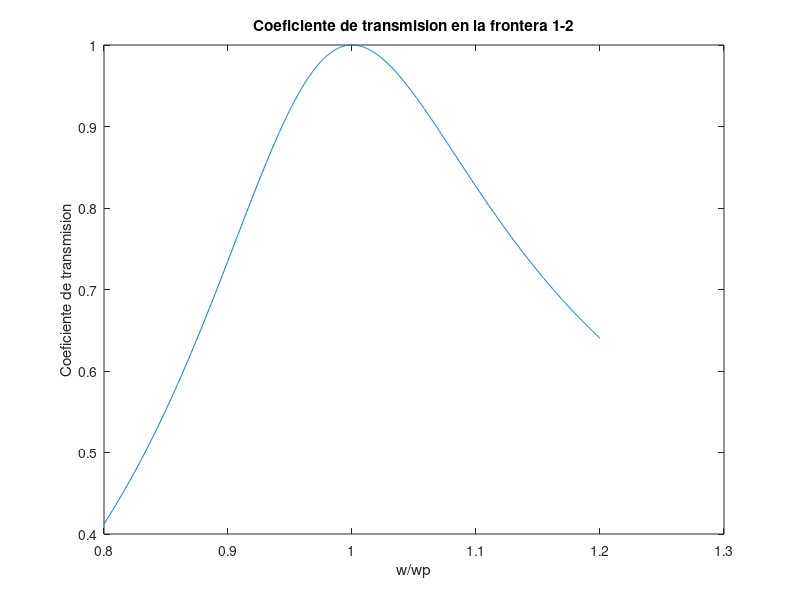
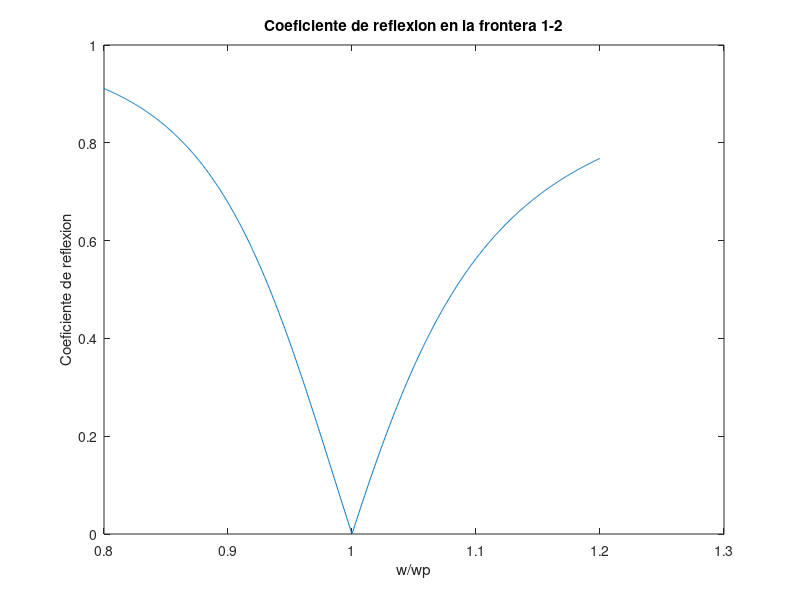

The MATLAB script that drew these images, in order:
clear;close all
%Se define longitud de lado de regi?n 1 (con metamaterial ZIM)
a=4.5e-6;
c=3e8;%Se defien
%De acuerdo al art?culo, se define un valor para la frecuencia de
%resonancia para la permitividad y la permeabilidad del material
wp=2*pi*(c/a);
%Se define el factor de amortiguamiento a partir de la frecuencia de
%resonancia (se elige peque?o de acuerdo al art?culo)
gamma=(1e-25)*wp;
w=linspace(0.8*wp,1.2*wp,1000);%Se define vector de frecuencias
%Se definen el valor de la permitividad relativa en la regi?n con el ZIM
e1=1-(wp^2)./(w.*(w+i*gamma*w))
%Se definen el ?rea y la altura de la regi?n 1, as? como la longitud de
%onda de la luz en tal regi?n, la cual debe ser grande para obtener el
%efecto de superacoplamiento y no sufrir desfase en la transmisi?n
A=a^2;
d=a;
lambda=0.8*a;
%Se define la magnitud del vector de propagaci?n
ko=(2*pi)/(lambda);
%Se definen en base al modelo de Drude y el art?culo, los coeficientes de
%relexi?n y transmisi?n de Fresnel para el caso en la frontera de la regi?n
%1 y el conductor magn?tico perfecto
R=-(i*ko*e1*A)./(2*d+(i*ko*e1*A));
T=1+R;
wnorm=w/wp;%De define un vector de frecuencias normalizado
%Se grafican los coeficientes de fresnel a lo largo de un rango de
%frecuencias normalizada que incluyen la de resonancia
figure (1)
plot(wnorm,abs(T))
title('Coeficiente de transmision en la frontera 1-2')
xlabel('w/wp')
ylabel('Coeficiente de transmision')
figure (2)
plot(wnorm,abs(R))
title('Coeficiente de reflexion en la frontera 1-2')
xlabel('w/wp')
ylabel('Coeficiente de reflexion')